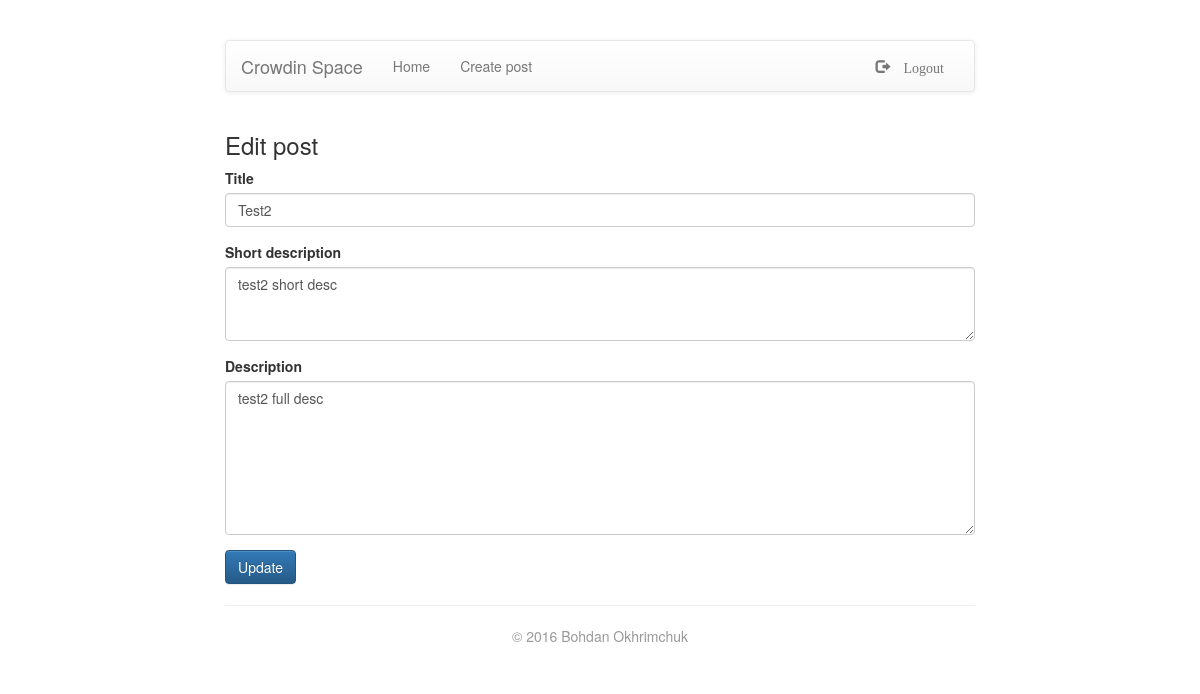
The page /edit/9 (signed in) on the database its author committed.
### tables this page shows
CREATE TABLE `posts` ( 
	`id` Int( 255 ) AUTO_INCREMENT NOT NULL,
	`title` VarChar( 255 ) NOT NULL,
	`short_description` Text NOT NULL,
	`description` Text NOT NULL,
	`created_at` DateTime NOT NULL,
	CONSTRAINT `unique_id` UNIQUE( `id` ) );

### app/Controllers/AdminController.php (called while the page is built, shortened)
<?php
class AdminController extends Controller
{
    public function getEdit($id)
    {
        $post = App::get('dbModel')->selectById('posts', $id);
        $this->view->render('edit', compact('data', 'post'));
    }
}

### index.php (called while the page is built, shortened)
<?php
Router::run('app/routes.php')
    ->determine(Request::uri(), Request::method());

### core/App.php (called while the page is built, shortened)
<?php
class App
{
    protected static $container = [];
    public static function bind($key, $value)
    {
        static::$container[$key] = $value;
    }
    public static function get($key)
    {
        if(array_key_exists($key, static::$container)) {
            return static::$container[$key];
        }
        throw new Exception('Key does not exist in the container');
    }
}

### core/Model.php (called while the page is built, shortened)
<?php
class Model
{
    protected $pdo;
    public function __construct($pdo)
    {
        $this->pdo = $pdo;
    }
    public function selectById($table, $id)
    {
        try {
            $sql = "SELECT * FROM {$table} WHERE id = :id";
            $statement = $this->pdo->prepare($sql);
            $statement->bindParam(':id', $id, PDO::PARAM_INT);
            $statement->setFetchMode(PDO::FETCH_ASSOC);
            $statement->execute();
            return $statement->fetch();
        } catch (PDOException $e) {
            echo $e->getMessage();
        }
    }
}

### core/Request.php (called while the page is built, shortened)
<?php
class Request
{
    public static function uri()
    {
        return trim(
            parse_url($_SERVER['REQUEST_URI'], PHP_URL_PATH), '/'
        );
    }
}

### app/Views/edit.php (the view, shortened to what this page needs)
<?php if(isset($_SESSION['success'])):?>
<div class="col-md-8 col-md-offset-2">
    <div class="alert alert-success" role="alert">
        <?=$_SESSION['success']; unset($_SESSION['success']);?>
    </div>
</div>
<?php else: ?>
    <div class="col-md-8 col-md-offset-2">
        <h3>Edit post</h3>
        <form action="/makeEdit" method="POST">
            <div class="form-group">
                <label for="title">Title</label>
                <input type="text" class="form-control" name="title" id="title" value="<?= $post['title'] ?>" required>
            </div>
            <div class="form-group">
                <label for="short_description">Short description</label>
                <textarea name="short_description" id="short_description" class="form-control" rows="3" required><?= $post['short_description'] ?></textarea>
            </div>
            <div class="form-group">
                <label for="description">Description</label>
                <textarea name="description" id="description" class="form-control" rows="7" required><?= $post['description'] ?></textarea>
            </div>
            <button type="submit" class="btn btn-primary">Update</button>
        </form>
    </div>
    <div class="col-md-8 col-md-offset-2">
    </div>
<?php endif;?>

### core/Router.php (shortened to what this page needs)
<?php
class Router
{
    public $routes = [
      'GET' => [],
      'POST' => []
    ];
    public function get($uri, $path)
    {
        $this->routes['GET'][$uri] = $path;
    }
    public function post($uri, $path)
    {
        $this->routes['POST'][$uri] = $path;
    }
    public function determine($uri, $requestType)
    {
        foreach ($this->routes[$requestType] as $uriPattern => $path)
        {
            if(preg_match("~^$uriPattern$~", $uri))
            {
                $internalPath = preg_replace("~^$uriPattern$~", $path, $uri);
                $components = explode('@', $internalPath);
                $controller = array_shift($components);
                $action = array_shift($components);
                $params = $components;
                $this->callAction($controller, $action, $params);
                break;
            }
        }
    }
    public function callAction($controller, $action, $params = [])
    {
        $controller = "App\Controllers\\".$controller;
        if(method_exists($controller, $action))
        {
            $controller = new $controller;
            $controller->$action(...$params);
        }
        else {
            throw new Exception('Method does not exist');
        }
    }
}

### app/Views/layouts/default.php (shortened to what this page needs)
<!doctype html>
<html lang="en">
<head>
    <link rel="stylesheet" href="/public/css/main.css">
    <link rel="stylesheet" href="/public/bootstrap/css/bootstrap.min.css">
    <link rel="stylesheet" href="/public/bootstrap/css/bootstrap-theme.min.css">
</head>
<body>
<div class="container">
    <div class="row">
        <div class="col-md-8 col-md-offset-2">
            <nav class="navbar navbar-default">
                <div class="container-fluid">
                    <div class="navbar-header">
                        <a class="navbar-brand" href="/">Crowdin Space</a>
                    </div>
                    <div id="navbar" class="navbar-collapse collapse">
                        <ul class="nav navbar-nav">
                            <li class="<?php if(\App\Core\Request::uri() == '') echo 'active';?>"><a href="/">Home</a></li>
                            <?php if(isset($_SESSION['admin'])){ ?>
                                <li class="<?php if(\App\Core\Request::uri() == 'create') echo 'active';?>"><a href="/create">Create post</a></li>
                            <?php }?>
                        </ul>
                        <ul class="nav navbar-nav navbar-right">
                            <?php if(isset($_SESSION['admin'])){ ?>
                                <li><a href="/logout"><span class="glyphicon glyphicon-log-out"> Logout</span></a></li>
                            <?php } else { ?>
                                <li class="<?php if(\App\Core\Request::uri() == 'login') echo 'active';?>"><a href="/login"><span class="glyphicon glyphicon-log-in"> Login</span></a></li>
                            <?php }?>
                        </ul>
                    </div>
                </div>
            </nav>
        </div>
        <?= $content ?>
        <div class="col-md-8 col-md-offset-2">
            <hr>
            <footer>
                <p>&copy; 2016 Bohdan Okhrimchuk</p>
            </footer>
        </div>
    </div>
</div>
</body>
</html>

### public/css/main.css (style rules this page uses)
body { padding-top: 40px; }
footer p { text-align: center; margin-bottom: 20px; color: #999; }

### rows shown on the page
posts: title "Test2", short_description "test2 short desc", description "test2 full desc"
